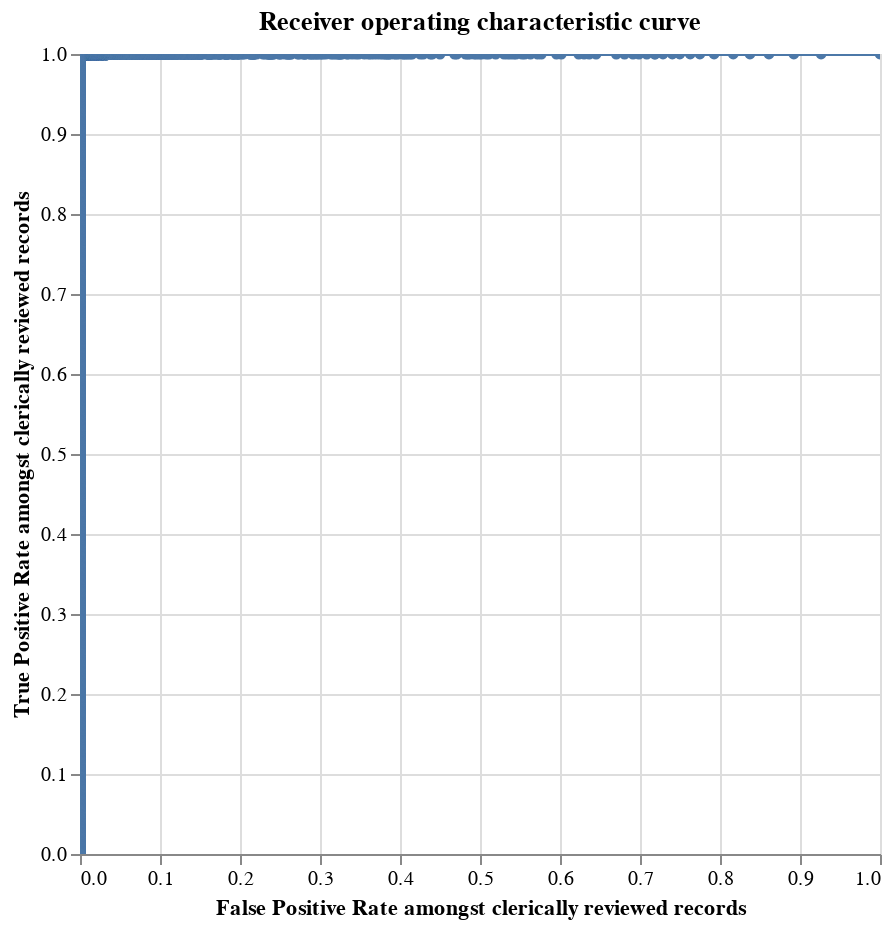

Notebook cell for this chart:
### Code cell
linker.roc_chart_from_labels_column("cluster")

### Figure 1 — Vega-Lite specification as saved in the notebook (floating-point values rounded to 4 significant figures; data arrays with more than 128 entries replaced by an {"elided": "..."} marker saying what was removed)
{"$schema": "https://vega.github.io/schema/vega-lite/v4.8.1.json", "data": {"values": {"elided": "5247 records"}}, "encoding": {"tooltip": [{"field": "truth_threshold", "format": ".4f", "type": "quantitative"}, {"field": "FP_rate", "format": ".4f", "type": "quantitative"}, {"field": "TP_rate", "format": ".4f", "type": "quantitative"}, {"field": "TP", "format": ",.0f", "type": "quantitative"}, {"field": "TN", "format": ",.0f", "type": "quantitative"}, {"field": "FP", "format": ",.0f", "type": "quantitative"}, {"field": "FN", "format": ",.0f", "type": "quantitative"}, {"field": "precision", "format": ".4f", "type": "quantitative"}, {"field": "recall", "format": ".4f", "type": "quantitative"}], "x": {"field": "FP_rate", "sort": ["truth_threshold"], "title": "False Positive Rate amongst clerically reviewed records", "type": "quantitative"}, "y": {"field": "TP_rate", "sort": ["truth_threshold"], "title": "True Positive Rate amongst clerically reviewed records", "type": "quantitative"}}, "height": 400, "mark": {"clip": true, "point": true, "type": "line"}, "selection": {"selector076": {"bind": "scales", "encodings": ["x"], "type": "interval"}}, "title": "Receiver operating characteristic curve", "width": 400}
